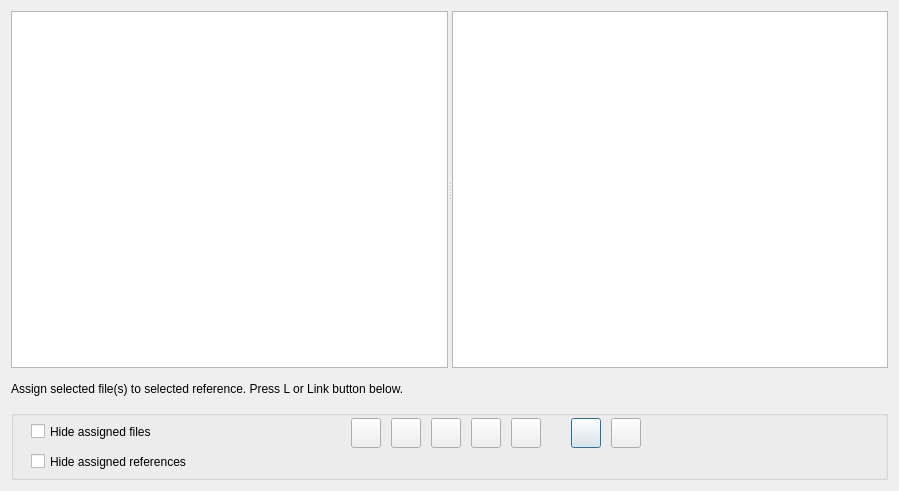
<?xml version="1.0" encoding="UTF-8"?>
<ui version="4.0">
 <class>Dialog_manage_references</class>
 <widget class="QDialog" name="Dialog_manage_references">
  <property name="geometry">
   <rect>
    <x>0</x>
    <y>0</y>
    <width>899</width>
    <height>491</height>
   </rect>
  </property>
  <property name="windowTitle">
   <string>Reference manager</string>
  </property>
  <layout class="QGridLayout" name="gridLayout">
   <item row="2" column="0">
    <widget class="QLabel" name="label_2">
     <property name="minimumSize">
      <size>
       <width>0</width>
       <height>30</height>
      </size>
     </property>
     <property name="maximumSize">
      <size>
       <width>16777215</width>
       <height>30</height>
      </size>
     </property>
     <property name="text">
      <string>Assign selected file(s) to selected reference. Press L or Link button below.</string>
     </property>
    </widget>
   </item>
   <item row="1" column="0">
    <widget class="QSplitter" name="splitter">
     <property name="orientation">
      <enum>Qt::Horizontal</enum>
     </property>
     <widget class="QTableWidget" name="tableWidget_refs"/>
     <widget class="QTableWidget" name="tableWidget_files"/>
    </widget>
   </item>
   <item row="4" column="0">
    <widget class="QGroupBox" name="groupBox">
     <property name="minimumSize">
      <size>
       <width>0</width>
       <height>70</height>
      </size>
     </property>
     <property name="maximumSize">
      <size>
       <width>16777215</width>
       <height>70</height>
      </size>
     </property>
     <property name="title">
      <string/>
     </property>
     <widget class="QCheckBox" name="checkBox_hide_files">
      <property name="geometry">
       <rect>
        <x>20</x>
        <y>10</y>
        <width>301</width>
        <height>23</height>
       </rect>
      </property>
      <property name="text">
       <string>Hide assigned files</string>
      </property>
     </widget>
     <widget class="QCheckBox" name="checkBox_hide_refs">
      <property name="geometry">
       <rect>
        <x>20</x>
        <y>40</y>
        <width>301</width>
        <height>23</height>
       </rect>
      </property>
      <property name="text">
       <string>Hide assigned references</string>
      </property>
     </widget>
     <widget class="QPushButton" name="pushButton_delete_ref">
      <property name="geometry">
       <rect>
        <x>560</x>
        <y>8</y>
        <width>30</width>
        <height>30</height>
       </rect>
      </property>
      <property name="toolTip">
       <string>Delete selected reference</string>
      </property>
      <property name="text">
       <string/>
      </property>
     </widget>
     <widget class="QPushButton" name="pushButton_link">
      <property name="geometry">
       <rect>
        <x>340</x>
        <y>8</y>
        <width>30</width>
        <height>30</height>
       </rect>
      </property>
      <property name="toolTip">
       <string>Link selected files to selected reference</string>
      </property>
      <property name="text">
       <string/>
      </property>
     </widget>
     <widget class="QPushButton" name="pushButton_unlink_files">
      <property name="geometry">
       <rect>
        <x>380</x>
        <y>8</y>
        <width>30</width>
        <height>30</height>
       </rect>
      </property>
      <property name="toolTip">
       <string>Unlink selected files from references</string>
      </property>
      <property name="text">
       <string/>
      </property>
     </widget>
     <widget class="QPushButton" name="pushButton_delete_unused_refs">
      <property name="geometry">
       <rect>
        <x>600</x>
        <y>8</y>
        <width>30</width>
        <height>30</height>
       </rect>
      </property>
      <property name="toolTip">
       <string>Delete all references that are not assigned to files</string>
      </property>
      <property name="text">
       <string/>
      </property>
     </widget>
     <widget class="QPushButton" name="pushButton_edit_ref">
      <property name="geometry">
       <rect>
        <x>420</x>
        <y>8</y>
        <width>30</width>
        <height>30</height>
       </rect>
      </property>
      <property name="toolTip">
       <string>Edit reference</string>
      </property>
      <property name="text">
       <string/>
      </property>
     </widget>
     <widget class="QPushButton" name="pushButton_import">
      <property name="geometry">
       <rect>
        <x>460</x>
        <y>8</y>
        <width>30</width>
        <height>30</height>
       </rect>
      </property>
      <property name="toolTip">
       <string>Import references. RIS or NBIB (PubMed) format.</string>
      </property>
      <property name="text">
       <string/>
      </property>
     </widget>
     <widget class="QPushButton" name="pushButton_auto_link">
      <property name="geometry">
       <rect>
        <x>500</x>
        <y>8</y>
        <width>30</width>
        <height>30</height>
       </rect>
      </property>
      <property name="toolTip">
       <string>Automatically link references to unassigned file names.
Word matching uses words from reference title.
Strong matches with 70% or more matching words are linked.
Linking may be incorrect.
Review after applying the function.</string>
      </property>
      <property name="text">
       <string/>
      </property>
     </widget>
    </widget>
   </item>
  </layout>
 </widget>
 <tabstops>
  <tabstop>tableWidget_refs</tabstop>
  <tabstop>tableWidget_files</tabstop>
  <tabstop>checkBox_hide_files</tabstop>
  <tabstop>checkBox_hide_refs</tabstop>
  <tabstop>pushButton_link</tabstop>
  <tabstop>pushButton_unlink_files</tabstop>
  <tabstop>pushButton_edit_ref</tabstop>
  <tabstop>pushButton_import</tabstop>
  <tabstop>pushButton_delete_ref</tabstop>
  <tabstop>pushButton_delete_unused_refs</tabstop>
 </tabstops>
 <resources/>
 <connections/>
</ui>
